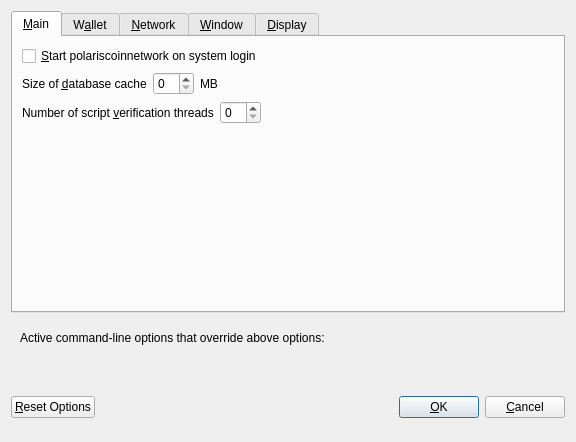
<?xml version="1.0" encoding="UTF-8"?>
<ui version="4.0">
 <class>OptionsDialog</class>
 <widget class="QDialog" name="OptionsDialog">
  <property name="geometry">
   <rect>
    <x>0</x>
    <y>0</y>
    <width>576</width>
    <height>442</height>
   </rect>
  </property>
  <property name="windowTitle">
   <string>Options</string>
  </property>
  <property name="modal">
   <bool>true</bool>
  </property>
  <layout class="QVBoxLayout" name="verticalLayout">
   <item>
    <widget class="QTabWidget" name="tabWidget">
     <property name="currentIndex">
      <number>0</number>
     </property>
     <widget class="QWidget" name="tabMain">
      <attribute name="title">
       <string>&amp;Main</string>
      </attribute>
      <layout class="QVBoxLayout" name="verticalLayout_Main">
       <item>
        <widget class="QCheckBox" name="bitcoinAtStartup">
         <property name="toolTip">
          <string>Automatically start polariscoinnetwork after logging in to the system.</string>
         </property>
         <property name="text">
          <string>&amp;Start polariscoinnetwork on system login</string>
         </property>
        </widget>
       </item>
       <item>
        <layout class="QHBoxLayout" name="horizontalLayout_2_Main">
         <item>
          <widget class="QLabel" name="databaseCacheLabel">
           <property name="text">
            <string>Size of &amp;database cache</string>
           </property>
           <property name="textFormat">
            <enum>Qt::PlainText</enum>
           </property>
           <property name="buddy">
            <cstring>databaseCache</cstring>
           </property>
          </widget>
         </item>
         <item>
          <widget class="QSpinBox" name="databaseCache"/>
         </item>
         <item>
          <widget class="QLabel" name="databaseCacheUnitLabel">
           <property name="text">
            <string>MB</string>
           </property>
           <property name="textFormat">
            <enum>Qt::PlainText</enum>
           </property>
          </widget>
         </item>
         <item>
          <spacer name="horizontalSpacer_2_Main">
           <property name="orientation">
            <enum>Qt::Horizontal</enum>
           </property>
           <property name="sizeHint" stdset="0">
            <size>
             <width>40</width>
             <height>20</height>
            </size>
           </property>
          </spacer>
         </item>
        </layout>
       </item>
       <item>
        <layout class="QHBoxLayout" name="horizontalLayout_3_Main">
         <item>
          <widget class="QLabel" name="threadsScriptVerifLabel">
           <property name="text">
            <string>Number of script &amp;verification threads</string>
           </property>
           <property name="textFormat">
            <enum>Qt::PlainText</enum>
           </property>
           <property name="buddy">
            <cstring>threadsScriptVerif</cstring>
           </property>
          </widget>
         </item>
         <item>
          <widget class="QSpinBox" name="threadsScriptVerif">
           <property name="toolTip">
            <string>(0 = auto, &lt;0 = leave that many cores free)</string>
           </property>
          </widget>
         </item>
         <item>
          <spacer name="horizontalSpacer_3_Main">
           <property name="orientation">
            <enum>Qt::Horizontal</enum>
           </property>
           <property name="sizeHint" stdset="0">
            <size>
             <width>40</width>
             <height>20</height>
            </size>
           </property>
          </spacer>
         </item>
        </layout>
       </item>
       <item>
        <spacer name="verticalSpacer_2">
         <property name="orientation">
          <enum>Qt::Vertical</enum>
         </property>
         <property name="sizeHint" stdset="0">
          <size>
           <width>20</width>
           <height>40</height>
          </size>
         </property>
        </spacer>
       </item>
      </layout>
     </widget>
     <widget class="QWidget" name="tabWallet">
      <attribute name="title">
       <string>W&amp;allet</string>
      </attribute>
      <layout class="QVBoxLayout" name="verticalLayout_Wallet">
       <item>
        <layout class="QHBoxLayout" name="horizontalLayout_2_Wallet">
         <item>
          <widget class="QLabel" name="labelStakeSplitThresholdText">
           <property name="text">
            <string>Stake split threshold:</string>
           </property>
          </widget>
         </item>
         <item>
          <widget class="QSpinBox" name="spinBoxStakeSplitThreshold">
           <property name="minimum">
            <number>1</number>
           </property>
           <property name="maximum">
            <number>999999</number>
           </property>
          </widget>
         </item>
        </layout>
       </item>
       <item>
        <widget class="QGroupBox" name="groupBox">
         <property name="title">
          <string>Expert</string>
         </property>
         <layout class="QVBoxLayout" name="verticalLayout_2">
          <item>
           <widget class="QCheckBox" name="coinControlFeatures">
            <property name="toolTip">
             <string>Whether to show coin control features or not.</string>
            </property>
            <property name="text">
             <string>Enable coin &amp;control features</string>
            </property>
           </widget>
          </item>
          <item>
           <widget class="QCheckBox" name="showMasternodesTab">
            <property name="toolTip">
             <string>Show additional tab listing all your masternodes in first sub-tab&lt;br/&gt;and all masternodes on the network in second sub-tab.</string>
            </property>
            <property name="text">
             <string>Show Masternodes Tab</string>
            </property>
           </widget>
          </item>
          <item>
           <widget class="QCheckBox" name="spendZeroConfChange">
            <property name="toolTip">
             <string>If you disable the spending of unconfirmed change, the change from a transaction&lt;br/&gt;cannot be used until that transaction has at least one confirmation.&lt;br/&gt;This also affects how your balance is computed.</string>
            </property>
            <property name="text">
             <string>&amp;Spend unconfirmed change</string>
            </property>
           </widget>
          </item>
         </layout>
        </widget>
       </item>
       <item>
        <spacer name="verticalSpacer_Wallet">
         <property name="orientation">
          <enum>Qt::Vertical</enum>
         </property>
         <property name="sizeHint" stdset="0">
          <size>
           <width>20</width>
           <height>40</height>
          </size>
         </property>
        </spacer>
       </item>
      </layout>
     </widget>
     <widget class="QWidget" name="tabNetwork">
      <attribute name="title">
       <string>&amp;Network</string>
      </attribute>
      <layout class="QVBoxLayout" name="verticalLayout_Network">
       <item>
        <widget class="QCheckBox" name="mapPortUpnp">
         <property name="toolTip">
          <string>Automatically open the polariscoinnetwork client port on the router. This only works when your router supports UPnP and it is enabled.</string>
         </property>
         <property name="text">
          <string>Map port using &amp;UPnP</string>
         </property>
        </widget>
       </item>
       <item>
        <widget class="QCheckBox" name="allowIncoming">
         <property name="toolTip">
          <string>Accept connections from outside</string>
         </property>
         <property name="text">
          <string>Allow incoming connections</string>
         </property>
        </widget>
       </item>
       <item>
        <widget class="QCheckBox" name="connectSocks">
         <property name="toolTip">
          <string>Connect to the polariscoinnetwork network through a SOCKS5 proxy.</string>
         </property>
         <property name="text">
          <string>&amp;Connect through SOCKS5 proxy (default proxy):</string>
         </property>
        </widget>
       </item>
       <item>
        <layout class="QHBoxLayout" name="horizontalLayout_1_Network">
         <item>
          <widget class="QLabel" name="proxyIpLabel">
           <property name="text">
            <string>Proxy &amp;IP:</string>
           </property>
           <property name="textFormat">
            <enum>Qt::PlainText</enum>
           </property>
           <property name="buddy">
            <cstring>proxyIp</cstring>
           </property>
          </widget>
         </item>
         <item>
          <widget class="QValidatedLineEdit" name="proxyIp">
           <property name="minimumSize">
            <size>
             <width>140</width>
             <height>0</height>
            </size>
           </property>
           <property name="maximumSize">
            <size>
             <width>140</width>
             <height>16777215</height>
            </size>
           </property>
           <property name="toolTip">
            <string>IP address of the proxy (e.g. IPv4: 127.0.0.1 / IPv6: ::1)</string>
           </property>
          </widget>
         </item>
         <item>
          <widget class="QLabel" name="proxyPortLabel">
           <property name="text">
            <string>&amp;Port:</string>
           </property>
           <property name="textFormat">
            <enum>Qt::PlainText</enum>
           </property>
           <property name="buddy">
            <cstring>proxyPort</cstring>
           </property>
          </widget>
         </item>
         <item>
          <widget class="QLineEdit" name="proxyPort">
           <property name="minimumSize">
            <size>
             <width>55</width>
             <height>0</height>
            </size>
           </property>
           <property name="maximumSize">
            <size>
             <width>55</width>
             <height>16777215</height>
            </size>
           </property>
           <property name="toolTip">
            <string>Port of the proxy (e.g. 9050)</string>
           </property>
          </widget>
         </item>
         <item>
          <spacer name="horizontalSpacer_1_Network">
           <property name="orientation">
            <enum>Qt::Horizontal</enum>
           </property>
           <property name="sizeHint" stdset="0">
            <size>
             <width>40</width>
             <height>20</height>
            </size>
           </property>
          </spacer>
         </item>
        </layout>
       </item>
       <item>
        <spacer name="verticalSpacer_Network">
         <property name="orientation">
          <enum>Qt::Vertical</enum>
         </property>
         <property name="sizeHint" stdset="0">
          <size>
           <width>20</width>
           <height>40</height>
          </size>
         </property>
        </spacer>
       </item>
      </layout>
     </widget>
     <widget class="QWidget" name="tabWindow">
      <attribute name="title">
       <string>&amp;Window</string>
      </attribute>
      <layout class="QVBoxLayout" name="verticalLayout_Window">
       <item>
        <widget class="QCheckBox" name="minimizeToTray">
         <property name="toolTip">
          <string>Show only a tray icon after minimizing the window.</string>
         </property>
         <property name="text">
          <string>&amp;Minimize to the tray instead of the taskbar</string>
         </property>
        </widget>
       </item>
       <item>
        <widget class="QCheckBox" name="minimizeOnClose">
         <property name="toolTip">
          <string>Minimize instead of exit the application when the window is closed. When this option is enabled, the application will be closed only after selecting Quit in the menu.</string>
         </property>
         <property name="text">
          <string>M&amp;inimize on close</string>
         </property>
        </widget>
       </item>
       <item>
        <spacer name="verticalSpacer_Window">
         <property name="orientation">
          <enum>Qt::Vertical</enum>
         </property>
         <property name="sizeHint" stdset="0">
          <size>
           <width>20</width>
           <height>40</height>
          </size>
         </property>
        </spacer>
       </item>
      </layout>
     </widget>
     <widget class="QWidget" name="tabDisplay">
      <attribute name="title">
       <string>&amp;Display</string>
      </attribute>
      <layout class="QVBoxLayout" name="verticalLayout_Display">
       <item>
        <layout class="QHBoxLayout" name="horizontalLayout_1_Display">
         <item>
          <widget class="QLabel" name="langLabel">
           <property name="text">
            <string>User Interface &amp;language:</string>
           </property>
           <property name="textFormat">
            <enum>Qt::PlainText</enum>
           </property>
           <property name="buddy">
            <cstring>lang</cstring>
           </property>
          </widget>
         </item>
         <item>
          <widget class="QValueComboBox" name="lang">
           <property name="toolTip">
            <string>The user interface language can be set here. This setting will take effect after restarting polariscoinnetwork.</string>
           </property>
          </widget>
         </item>
        </layout>
       </item>
       <item>
        <widget class="Line" name="line">
         <property name="orientation">
          <enum>Qt::Horizontal</enum>
         </property>
        </widget>
       </item>
       <item>
        <layout class="QHBoxLayout" name="horizontalLayout_2_Display">
         <item>
          <widget class="QLabel" name="unitLabel">
           <property name="text">
            <string>&amp;Unit to show amounts in:</string>
           </property>
           <property name="textFormat">
            <enum>Qt::PlainText</enum>
           </property>
           <property name="buddy">
            <cstring>unit</cstring>
           </property>
          </widget>
         </item>
         <item>
          <widget class="QValueComboBox" name="unit">
           <property name="toolTip">
            <string>Choose the default subdivision unit to show in the interface and when sending coins.</string>
           </property>
          </widget>
         </item>
        </layout>
       </item>
       <item>
        <layout class="QHBoxLayout" name="horizontalLayout_5_Display">
         <item>
          <widget class="QLabel" name="digitsLabel">
           <property name="text">
            <string>Decimal digits</string>
           </property>
          </widget>
         </item>
         <item>
          <widget class="QValueComboBox" name="digits"/>
         </item>
        </layout>
       </item>
       <item>
        <layout class="QHBoxLayout" name="horizontalLayout_3_Display">
         <item>
          <widget class="QLabel" name="thirdPartyTxUrlsLabel">
           <property name="toolTip">
            <string>Third party URLs (e.g. a block explorer) that appear in the transactions tab as context menu items. %s in the URL is replaced by transaction hash. Multiple URLs are separated by vertical bar |.</string>
           </property>
           <property name="text">
            <string>Third party transaction URLs</string>
           </property>
           <property name="buddy">
            <cstring>thirdPartyTxUrls</cstring>
           </property>
          </widget>
         </item>
         <item>
          <widget class="QLineEdit" name="thirdPartyTxUrls">
           <property name="toolTip">
            <string>Third party URLs (e.g. a block explorer) that appear in the transactions tab as context menu items. %s in the URL is replaced by transaction hash. Multiple URLs are separated by vertical bar |.</string>
           </property>
          </widget>
         </item>
        </layout>
       </item>
       <item>
        <spacer name="verticalSpacer">
         <property name="orientation">
          <enum>Qt::Vertical</enum>
         </property>
         <property name="sizeHint" stdset="0">
          <size>
           <width>20</width>
           <height>40</height>
          </size>
         </property>
        </spacer>
       </item>
      </layout>
     </widget>
    </widget>
   </item>
   <item>
    <widget class="QFrame" name="frame">
     <layout class="QVBoxLayout" name="verticalLayout_Bottom">
      <item>
       <layout class="QHBoxLayout" name="horizontalLayout_Bottom">
        <item>
         <widget class="QLabel" name="overriddenByCommandLineInfoLabel">
          <property name="text">
           <string>Active command-line options that override above options:</string>
          </property>
          <property name="textFormat">
           <enum>Qt::PlainText</enum>
          </property>
         </widget>
        </item>
        <item>
         <spacer name="horizontalSpacer_Bottom">
          <property name="orientation">
           <enum>Qt::Horizontal</enum>
          </property>
          <property name="sizeHint" stdset="0">
           <size>
            <width>40</width>
            <height>20</height>
           </size>
          </property>
         </spacer>
        </item>
       </layout>
      </item>
      <item>
       <widget class="QLabel" name="overriddenByCommandLineLabel">
        <property name="text">
         <string/>
        </property>
        <property name="textFormat">
         <enum>Qt::PlainText</enum>
        </property>
        <property name="wordWrap">
         <bool>true</bool>
        </property>
       </widget>
      </item>
     </layout>
    </widget>
   </item>
   <item>
    <layout class="QHBoxLayout" name="horizontalLayout_Buttons">
     <item>
      <widget class="QPushButton" name="resetButton">
       <property name="toolTip">
        <string>Reset all client options to default.</string>
       </property>
       <property name="text">
        <string>&amp;Reset Options</string>
       </property>
       <property name="autoDefault">
        <bool>false</bool>
       </property>
      </widget>
     </item>
     <item>
      <spacer name="horizontalSpacer_1">
       <property name="orientation">
        <enum>Qt::Horizontal</enum>
       </property>
       <property name="sizeHint" stdset="0">
        <size>
         <width>40</width>
         <height>48</height>
        </size>
       </property>
      </spacer>
     </item>
     <item>
      <widget class="QLabel" name="statusLabel">
       <property name="minimumSize">
        <size>
         <width>200</width>
         <height>0</height>
        </size>
       </property>
       <property name="font">
        <font>
         <weight>75</weight>
         <bold>true</bold>
        </font>
       </property>
       <property name="text">
        <string/>
       </property>
       <property name="textFormat">
        <enum>Qt::PlainText</enum>
       </property>
       <property name="wordWrap">
        <bool>true</bool>
       </property>
      </widget>
     </item>
     <item>
      <spacer name="horizontalSpacer_2">
       <property name="orientation">
        <enum>Qt::Horizontal</enum>
       </property>
       <property name="sizeHint" stdset="0">
        <size>
         <width>40</width>
         <height>48</height>
        </size>
       </property>
      </spacer>
     </item>
     <item>
      <widget class="QPushButton" name="okButton">
       <property name="text">
        <string>&amp;OK</string>
       </property>
       <property name="autoDefault">
        <bool>false</bool>
       </property>
       <property name="default">
        <bool>true</bool>
       </property>
      </widget>
     </item>
     <item>
      <widget class="QPushButton" name="cancelButton">
       <property name="text">
        <string>&amp;Cancel</string>
       </property>
       <property name="autoDefault">
        <bool>false</bool>
       </property>
      </widget>
     </item>
    </layout>
   </item>
  </layout>
 </widget>
 <customwidgets>
  <customwidget>
   <class>QValidatedLineEdit</class>
   <extends>QLineEdit</extends>
   <header>qvalidatedlineedit.h</header>
  </customwidget>
  <customwidget>
   <class>QValueComboBox</class>
   <extends>QComboBox</extends>
   <header>qvaluecombobox.h</header>
  </customwidget>
 </customwidgets>
 <resources/>
 <connections/>
</ui>
